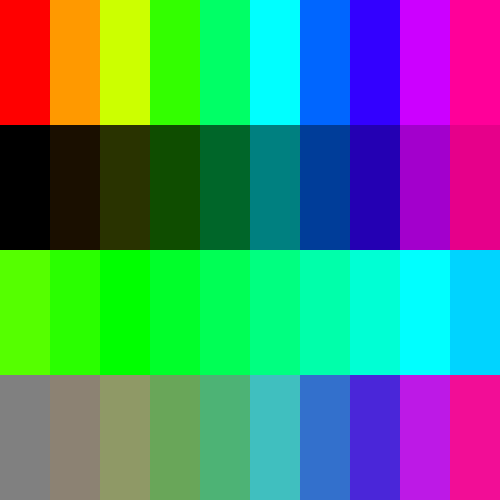
Frame 1 (no input)
Frame 60 (no input): identical to frame 1, image omitted
Frame 120 (the mouse pressed at the canvas centre since frame 60): identical to frame 1, image omitted

The p5.js sketch that drew this single still picture (run headless with seeded random() and noise() and a simulated clock; from frame 60 on, the mouse is pressed at the canvas centre):

// p5.js sketch
// ── sketch.js
// HSL is much better than RGB for mathematically modifying color
// If you want to go a bit deeper into HSL, check out HSLuv (http://www.hsluv.org/), a JavaScript library that adapts color outputs to the human eye's perception.

// Declaring variables
var numRect;
var rectW;
var rectH;
var radius;

function setup(){
   createCanvas(500,500);
   background(0);
   noStroke();

   // set colorMode to HSL
   colorMode(HSL);

   // Initializing variables
   numRect = 10;
   rectW = width/numRect;
   rectH = height/4;
   radius = width/5;

   // going all around the color wheel
   for (var i = 0; i < numRect; i++){
      fill(i * (360/numRect), 100, 50);
      rect(i*rectW, 0, rectW, rectH);
   }

   // going around part of the color wheel
   for (var i = 0; i < numRect; i++){
      fill(100 + i * numRect, 100, 50);
      rect(i*rectW, 2*rectH, rectW, rectH);
   }

   // modifying light: going from obscure to clear
   for (var i = 0; i < numRect; i++){
      fill(i * (360/numRect), 100, i * (50/numRect));
      rect(i*rectW, rectH, rectW, rectH);
   }

   // modifying saturation: going from bland to vivid
   for (var i = 0; i < numRect; i++){
      fill(i * (360/numRect), i*(100/numRect), 50);
      rect(i*rectW, 3*rectH, rectW, rectH);
   }

}


// we are not using the draw() function yet...
function draw(){

}
